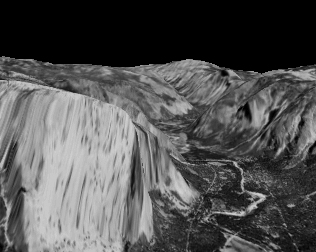
#> input picture Optical Flow/input/DataSeq1/yos_img_01.jpg, 316 x 252 px
$ python main.py
#> lines starting #> are read from the running program, lines starting #| are printed output that depends on the picture
### Optical Flow/pyramid_imp.py
#!/usr/bin/env python3
# -*- coding: utf-8 -*-
"""
Created on Sun Jun 24 11:19:07 2018

@author: bhargav
"""

import cv2


def reduce(img):
    return cv2.pyrDown(img)

def expand(img):
    return cv2.pyrUp(img)

def gaussian_pyramid(img,num_levels=4):
    #Compute the Gassuian pyramid decomposition of image to the prescribed number of levels
    gpyramid=[img]
    for count in range(num_levels):
        gpyramid.append(reduce(gpyramid[-1]))
    return gpyramid


def laplacian_pyramid(img,num_levels=4):
    #Compute the laplacian pyramid decomposition to the prescribed number of levels in the image
    lpyramid=[img]
    gpyramid_list=[img]
    for count in range(num_levels):
        gpyramid=gaussian_pyramid(gpyramid_list[-1],1)[-1]
        gpyramid=expand(gpyramid)
        row_diff,col_diff=gpyramid.shape[0]-img.shape[0],gpyramid.shape[1]-img.shape[1]
        if row_diff>0:
            gpyramid=gpyramid[0:img.shape[0],:]
            row_diff=0

        if col_diff>0:
            gpyramid=gpyramid[:,:img.shape[1]]
            col_diff=0

        gpyramid=cv2.copyMakeBorder(gpyramid,0,-row_diff,0,-col_diff,cv2.BORDER_REPLICATE)
        lpyramid.append(gpyramid_list[-1]-gpyramid)
        gpyramid_list.append(gpyramid)
    return lpyramid


### Optical Flow/main.py
#!/usr/bin/env python3
# -*- coding: utf-8 -*-
"""
Created on Sun Jun 24 11:03:10 2018

@author: bhargav
"""

import numpy as np
from lk_optic_flow import *
from pyramid_imp import *
import matplotlib.pyplot as plt
import sys

import cv2

def ps5_p1():
    #Compute Optical Flow between successive frames
    frame1=cv2.imread('input/DataSeq1/yos_img_01.jpg',cv2.IMREAD_GRAYSCALE)
    frame2=cv2.imread('input/DataSeq1/yos_img_02.jpg',cv2.IMREAD_GRAYSCALE)

def ps5_p2():
    #Compute pyramid representation of
    image1=cv2.imread('input/DataSeq2/0.png',cv2.IMREAD_GRAYSCALE).astype(np.float32)
    output_gaussian=gaussian_pyramid(image1,3)
    output_laplacian=laplacian_pyramid(image1,3)

    #plot gaussian pyramid
    plt.figure(1)

    for index,img in enumerate(output_gaussian):
        subplot_index=index+1
        plt.subplot(2,2,subplot_index)
        plt.imshow(img,cmap='gray')
    plt.show()
    #plot the laplacian images
    plt.figure(2)
    for index,img in enumerate(output_laplacian):
        sublot_index=index+1
        plt.subplot(2,2,sublot_index)
        plt.imshow(img,cmap='gray')
    plt.show()

ps5_list={"1":ps5_p1,"2":ps5_p2}

if __name__=="__main__":
    if len(sys.argv)==2:
        if(sys.argv[1] in ps5_list):
            print("\n Executing task %s\n"%sys.argv[1])
            ps5_list[sys.argv[1]]()
        else:
            print("Unidentified identifier")
    else:
        for idx in range(len(ps5_list)):
            print("\n Executing task %s\n.................."%list
                  (ps5_list.keys())[idx])
            list(ps5_list.values())[idx]()
#> this loop made 2 passes
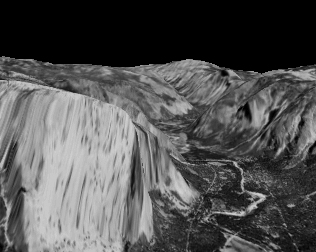
#> input picture Optical Flow/input/DataSeq1/yos_img_01.jpg, 316 x 252 px
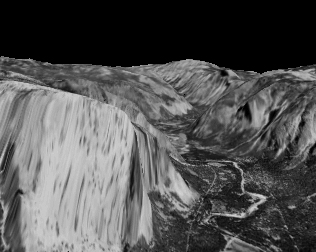
#> input picture Optical Flow/input/DataSeq1/yos_img_02.jpg, 316 x 252 px
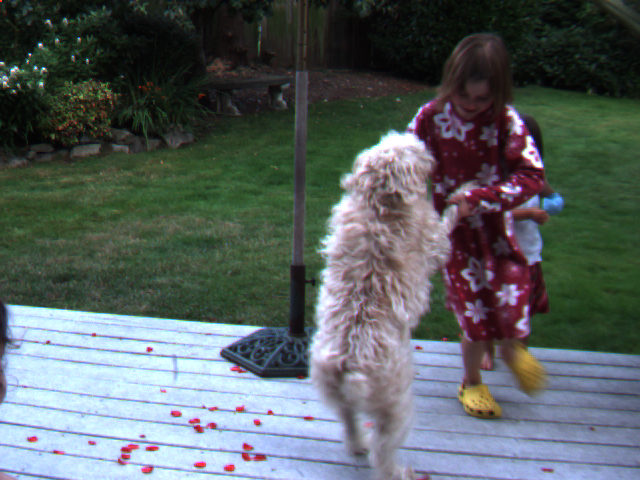
#> input picture Optical Flow/input/DataSeq2/0.png, 640 x 480 px
#> pass 2, in ps5_p2, `image1=cv2.imread('input/DataSeq2/0.png',cv2.IMREAD_GRAYSCALE).astype(..`:
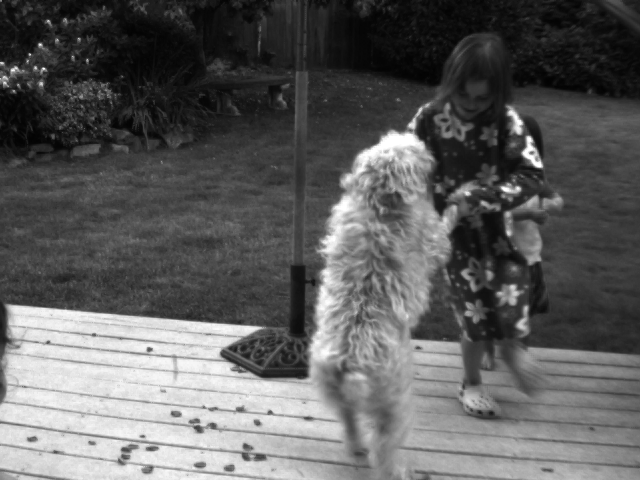
#> image1: shape (480, 640) float32; min 2, max 255, mean 94.1
#> pass 2, in ps5_p2, `plt.show()`:
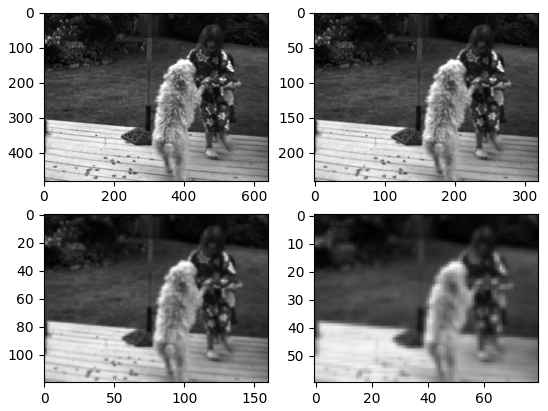
#> figure drawn by matplotlib, 4 panels
#> pass 2, in ps5_p2, `plt.show()`:
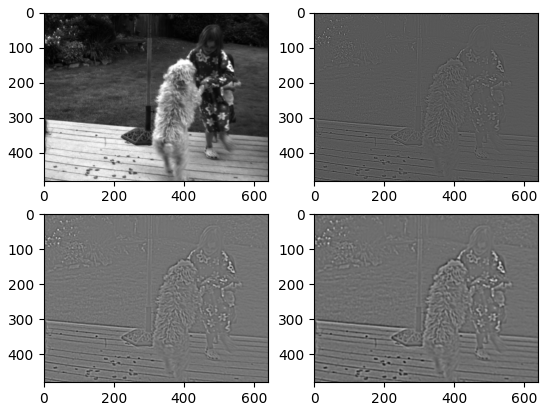
#> figure drawn by matplotlib, 4 panels
